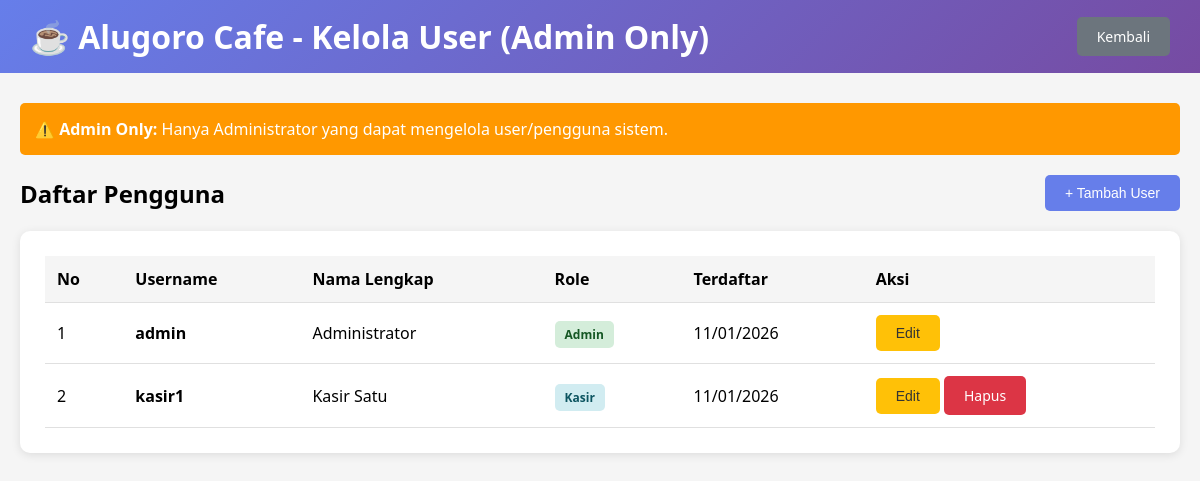
/users.php (signed in), run on the app's committed database.
### tables this page shows
CREATE TABLE users (
    id INT PRIMARY KEY AUTO_INCREMENT,
    username VARCHAR(50) UNIQUE NOT NULL,
    password VARCHAR(255) NOT NULL,
    fullname VARCHAR(100) NOT NULL,
    role ENUM('admin', 'kasir') DEFAULT 'kasir',
    created_at TIMESTAMP DEFAULT CURRENT_TIMESTAMP
);

### users.php (the view, shortened to what this page needs)
<?php
require_once 'config.php';
$query = "SELECT * FROM users ORDER BY role, fullname";
$result = mysqli_query($conn, $query);
?>
<!DOCTYPE html>
<html lang="id">
<head>
</head>
<body>
    <div class="navbar">
        <h1>☕ Alugoro Cafe - Kelola User (Admin Only)</h1>
        <a href="dashboard.php" class="btn btn-secondary">Kembali</a>
    </div>
    <div class="container">
        <div class="alert">
            <strong>⚠️ Admin Only:</strong> Hanya Administrator yang dapat mengelola user/pengguna sistem.
        </div>
        <div class="header">
            <h2>Daftar Pengguna</h2>
            <button class="btn btn-primary" onclick="openModal('tambah')">+ Tambah User</button>
        </div>
        <div class="card">
            <table>
                <thead>
                    <tr>
                        <th>No</th>
                        <th>Username</th>
                        <th>Nama Lengkap</th>
                        <th>Role</th>
                        <th>Terdaftar</th>
                        <th>Aksi</th>
                    </tr>
                </thead>
                <tbody>
                    <?php
                    $no = 1;
                    while ($row = mysqli_fetch_assoc($result)):
                    ?>
                    <tr>
                        <td><?php echo $no++; ?></td>
                        <td><strong><?php echo $row['username']; ?></strong></td>
                        <td><?php echo $row['fullname']; ?></td>
                        <td><span class="role-badge <?php echo $row['role']; ?>"><?php echo ucfirst($row['role']); ?></span></td>
                        <td><?php echo date('d/m/Y', strtotime($row['created_at'])); ?></td>
                        <td>
                            <button class="btn btn-warning" onclick='openEdit(<?php echo json_encode($row); ?>)'>Edit</button>
                            <?php if ($row['id'] != $_SESSION['user_id']): ?>
                            <a href="?delete=<?php echo $row['id']; ?>" class="btn btn-danger" onclick="return confirm('Yakin hapus user ini?')">Hapus</a>
                            <?php endif; ?>
                        </td>
                    </tr>
                    <?php endwhile; ?>
                </tbody>
            </table>
        </div>
    </div>
</body>
</html>

### users.php (style rules this page uses)
* { margin: 0; padding: 0; box-sizing: border-box; }
body { font-family: 'Segoe UI', Tahoma, Geneva, Verdana, sans-serif; background: #f5f5f5; }
.navbar { background: linear-gradient(135deg, #667eea 0%, #764ba2 100%); color: white; padding: 15px 30px; display: flex; justify-content: space-between; align-items: center; }
.container { max-width: 1200px; margin: 30px auto; padding: 0 20px; }
.header { display: flex; justify-content: space-between; align-items: center; margin-bottom: 20px; }
.btn { padding: 10px 20px; border: none; border-radius: 5px; cursor: pointer; text-decoration: none; display: inline-block; font-size: 14px; }
.btn-primary { background: #667eea; color: white; }
.btn-warning { background: #ffc107; color: #333; }
.btn-danger { background: #dc3545; color: white; }
.btn-secondary { background: #6c757d; color: white; }
.card { background: white; padding: 25px; border-radius: 10px; box-shadow: 0 2px 10px rgba(0,0,0,0.1); }
.alert { background: #ff9800; color: white; padding: 15px; border-radius: 5px; margin-bottom: 20px; }
table { width: 100%; border-collapse: collapse; }
table th, table td { padding: 12px; text-align: left; border-bottom: 1px solid #e0e0e0; }
table th { background: #f5f5f5; font-weight: 600; }
.role-badge { padding: 5px 10px; border-radius: 5px; font-size: 12px; font-weight: 600; }
.role-badge.admin { background: #d4edda; color: #155724; }
.role-badge.kasir { background: #d1ecf1; color: #0c5460; }

### data on the page
users: username "admin", fullname "Administrator", role "Admin", created_at "11/01/2026"
users: username "kasir1", fullname "Kasir Satu", role "Kasir", created_at "11/01/2026"
